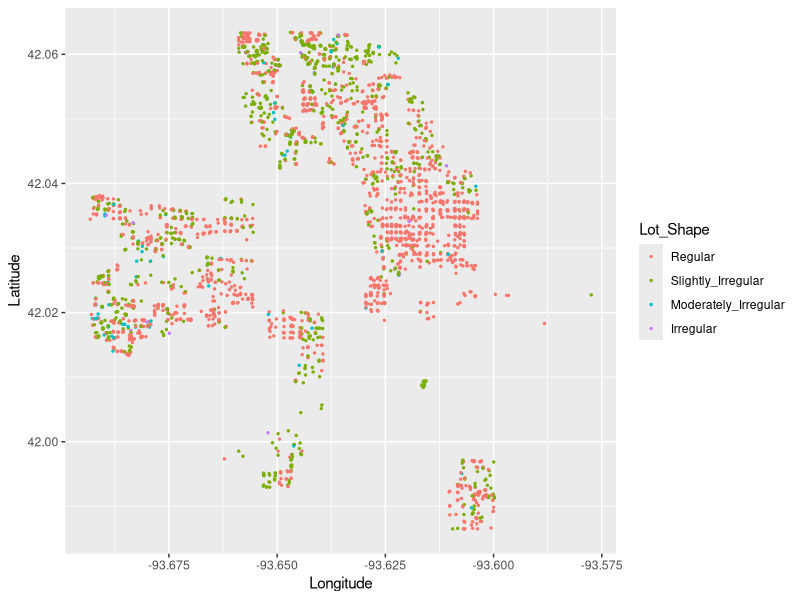
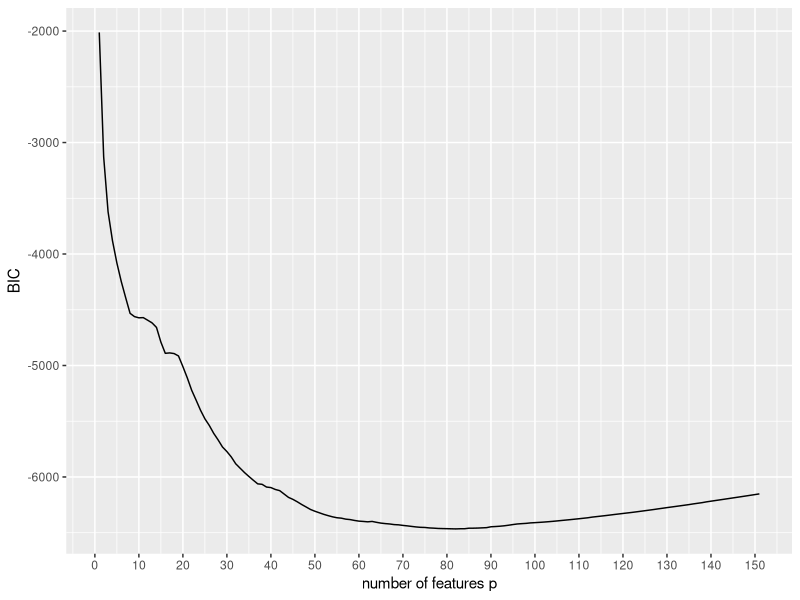

Here is the R script that generated these plots, in order:
## ---- chunk 1
#install.packages("leaps")
#install.packages("stringr")
#install.packages("modeldata")
## ---- chunk 2
library(ggplot2) #plot
library(leaps) # for stepwise or exhaustive search
library(stringr) # some string methods
library(modeldata)
## ---- chunk 3
ames <- modeldata::ames
## ---- chunk 4
dim(ames)
## ---- chunk 5
colnames(ames)
## ---- chunk 6
class(ames)
dim(ames)
head(ames)
colnames(ames)
## ---- chunk 7
#ames$MS_SubClass
#ames[, 1]
## ---- chunk 8
ggplot(data = ames, 
       mapping = aes(x = Longitude, y = Latitude, color = Lot_Shape)) +
  geom_point(
             size = 0.5)
## ---- chunk 9
fit1 <- lm(Sale_Price ~ Gr_Liv_Area + TotRms_AbvGrd, data = ames)
summary(fit1)
## ---- chunk 10
# use update function to add First_Flr_SF and Second_Flr_SF
#fit2 
fit2 <- update(fit1, ~. + First_Flr_SF + Second_Flr_SF)
summary(fit2)
## ---- chunk 11
fit3 <- lm(Sale_Price ~ Gr_Liv_Area + TotRms_AbvGrd + Lot_Shape, data = ames)
summary(fit3)
## ---- chunk 12
predict(fit1, newdata = data.frame(Gr_Liv_Area = c(2000, 3000),
                                   TotRms_AbvGrd = c(5, 6)))
## ---- chunk 13
predict(fit1, newdata = ames[1,])
## ---- chunk 14
sapply(ames, class)
## ---- chunk 15
table(ames$MS_SubClass)
## ---- chunk 16
fit_all <- lm(Sale_Price ~ ., data = ames)
#summary(fit_all)
summary(fit_all)$adj.r.squared
## ---- chunk 17
fit_all2 <- lm(Sale_Price ~ .  - Electrical, data = ames)
s <- summary(fit_all2)
s$adj.r.squared
## ---- chunk 18
BIC(fit_all, fit_all2)
## ---- chunk 19
n <- 50
x1 <- 1:n
set.seed(1)
x2 <- rnorm(n) + 5
x3<- runif(n)
x4 <- rexp(n, 1)
y <- x1 + 1.5*x3+2*x4 +rnorm(n,0,1)
df <- data.frame(x1 = x1,
                 x2 = x2,
                 x3 = x3,
                 x4 = x4,
                 y = y)
reg.toy <- regsubsets(y ~ x1 + x2 + x3 + x4, data = df, method = "backward")
summary(reg.toy)$outmat
## ---- chunk 20
#nvmax = 150
regfit <- regsubsets(Sale_Price ~ ., data = ames, method = "backward", nvmax = 150)
## ---- chunk 21
regfit.s <- summary(regfit)
dim(regfit.s$outmat)
## ---- chunk 22
which(regfit.s$outmat[3, ] == "*")
## ---- chunk 23
ggplot() +
  geom_line(aes(x = 1:151, y = regfit.s$bic)) +
  labs(y = "BIC", x = "number of features p") +
  scale_x_continuous(breaks = seq(0, 150, 10))
## ---- chunk 24
#To find which one results in the lowest BIC
best_idx <- which.min(regfit.s$bic)
best_idx
## ---- chunk 25
fs <- names(which(regfit.s$outmat[best_idx, ] == "*"))
#fs  or
#regfit.s$which[82,]
## ---- chunk 26
# We need to first obtain the same list of predictors used in regression (the one where a factor of K categories was converted into K-1 variables)
fullmodel<-model.matrix(Sale_Price ~ ., data = ames)
P<-as.data.frame(fullmodel)
D<-cbind(Sale_Price=ames$Sale_Price,P[,-1])
# choose the 82 predictors
fs <- names(which(regfit.s$outmat[best_idx, ] == "*"))
selected_fs <- paste(fs, collapse = "+")
paste("Sale_Price ~", selected_fs)
formula_regsubset <- as.formula(paste("Sale_Price ~", selected_fs))
## ---- chunk 27
#formula_regsubset
model_bic <- lm( Sale_Price ~ MS_SubClassOne_Story_1945_and_Older + MS_SubClassOne_and_Half_Story_Unfinished_All_Ages + 
  MS_SubClassOne_and_Half_Story_Finished_All_Ages + MS_SubClassTwo_Story_1945_and_Older + 
  MS_SubClassDuplex_All_Styles_and_Ages + MS_SubClassOne_Story_PUD_1946_and_Newer + 
  MS_SubClassTwo_Story_PUD_1946_and_Newer + MS_SubClassPUD_Multilevel_Split_Level_Foyer + 
  Lot_Area + Land_ContourHLS + Land_ContourLow + Land_SlopeSev + 
  NeighborhoodSomerset + NeighborhoodNorthridge_Heights + NeighborhoodBrookside + 
  NeighborhoodCrawford + NeighborhoodNorthridge + NeighborhoodStone_Brook + 
  NeighborhoodBriardale + NeighborhoodNorthpark_Villa + NeighborhoodGreen_Hills + 
  Condition_1Norm + Condition_1PosN + Condition_2PosA + Condition_2PosN + 
  House_StyleOne_Story + Overall_CondAverage + Overall_CondAbove_Average + 
  Overall_CondGood + Overall_CondVery_Good + Overall_CondExcellent + 
  Year_Built + Year_Remod_Add + Roof_StyleHip + Roof_MatlCompShg + 
  Roof_MatlMembran + Roof_MatlMetal + Roof_MatlRoll + `Roof_MatlTar&Grv` + Roof_MatlWdShake + Roof_MatlWdShngl + Exterior_1stBrkFace + 
  Exterior_1stHdBoard + Exterior_1stPlywood + Exterior_2ndCmentBd + 
  Mas_Vnr_TypeCBlock + Mas_Vnr_TypeNone + Mas_Vnr_TypeStone + 
  Mas_Vnr_Area + Bsmt_ExposureGd + Bsmt_ExposureMn + Bsmt_ExposureNo + 
  BsmtFin_Type_1LwQ + BsmtFin_Type_1Rec + BsmtFin_Type_1Unf + 
  BsmtFin_SF_1 + BsmtFin_Type_2GLQ + BsmtFin_SF_2 + Bsmt_Unf_SF + 
  Total_Bsmt_SF + Second_Flr_SF + Gr_Liv_Area + Bedroom_AbvGr + 
  Kitchen_AbvGr + TotRms_AbvGrd + FunctionalTyp + Fireplaces + 
  Garage_FinishRFn + Garage_Area + Screen_Porch + Pool_QCFair + 
  Pool_QCGood + Pool_QCNo_Pool + Pool_QCTypical + Misc_FeatureGar2 + 
  Misc_FeatureNone + Misc_FeatureOthr + Misc_FeatureShed + 
  Misc_FeatureTenC + Sale_TypeNew + Sale_ConditionNormal + 
  Longitude, data = D)
#check the results
BIC(model_bic)
AIC(model_bic)
#summary(model_bic)
